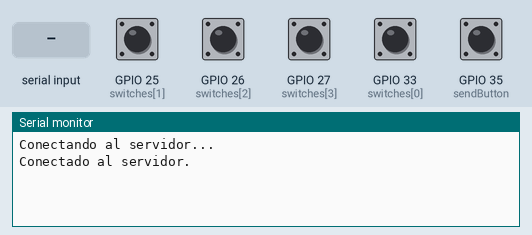
Bench run of a sketch on a simulated ESP32. Parts: the last lines printed to the serial monitor. The test bench sets the inputs (shaded band); at power-on: GPIO 25 (switches[1]), GPIO 26 (switches[2]), GPIO 27 (switches[3]), GPIO 33 (switches[0]), GPIO 35 (sendButton) LOW. Nothing arrives over Bluetooth unless stated.

Above: at 1.2 s.
1.3 s: GPIO 35 (sendButton) pulled HIGH for 0.15 s
At 2.5 s:
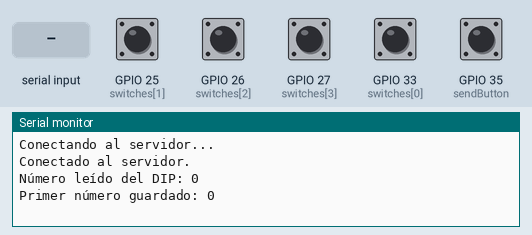
2.9 s: "1\n" received over the second serial link
At 4.1 s:
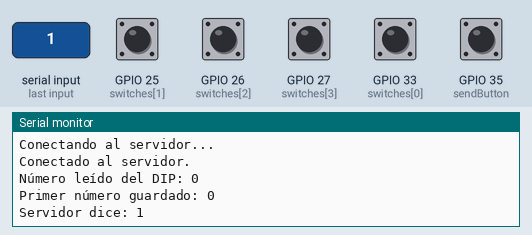
4.4 s: GPIO 35 (sendButton) pulled HIGH for 1 s
At 5.5 s:
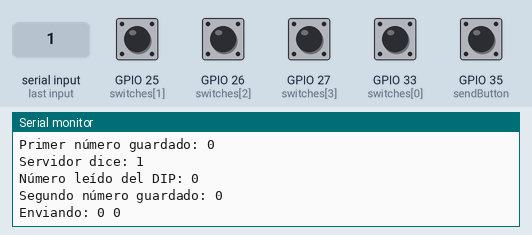
6.9 s: "0\n" received over the second serial link
At 7.7 s:
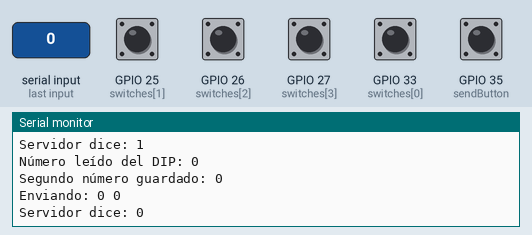

The sketch:

Cliente.ino
```cpp
#include <BluetoothSerial.h>
BluetoothSerial SerialBT;

// Pines: [MSB, ..., LSB]
const int switches[4] = {33, 25, 26, 27};
const int sendButton = 35;

int numCount = 0;
int num1 = -1;
int num2 = -1;
bool prevSendState = false;

uint8_t serverMAC[6] = { 0xD4, 0x8C, 0x49, 0xE3, 0x92, 0xC6 }; // tu MAC

void setup() {
  Serial.begin(115200);

  // Activar modo cliente (true)
  SerialBT.begin("ESP32_Client", true);
  Serial.println("Conectando al servidor...");

  if (SerialBT.connect(serverMAC, 1)) { // ← Asegúrate que esta sea la MAC real del servidor
    Serial.println("Conectado al servidor.");
  } else {
    Serial.println("No se pudo conectar al servidor.");
  }

  for (int i = 0; i <= 3; i++) {
    pinMode(switches[i], INPUT_PULLDOWN);
  }
  pinMode(sendButton, INPUT_PULLDOWN);
}

void loop() {
  if (!SerialBT.connected()) {
    Serial.println("No conectado. Reintenta manualmente o reinicia.");
    delay(1000);
    return;
  }

  bool currentSend = digitalRead(sendButton);

  // Detectar flanco de subida (LOW → HIGH)
  if (currentSend && !prevSendState) {
    int val = 0;

    // Leer switches (MSB a LSB)
    for (int i = 0; i < 4; i++) {
      int bit = digitalRead(switches[i]); // Negamos porque INPUT_PULLUP
      val |= (bit << (3 - i));
    }

    Serial.print("Número leído del DIP: ");
    Serial.println(val);

    if (numCount == 0) {
      num1 = val;
      numCount = 1;
      Serial.print("Primer número guardado: ");
      Serial.println(num1);
    } else if (numCount == 1) {
      num2 = val;
      numCount = 0; // Listos para reiniciar

      Serial.print("Segundo número guardado: ");
      Serial.println(num2);

      // Enviar al servidor
      Serial.print("Enviando: ");
      Serial.print(num1);
      Serial.print(" ");
      Serial.println(num2);

      SerialBT.print(num1);
      SerialBT.print(" ");
      SerialBT.println(num2);
    }
  }

  // Leer mensaje del servidor (opcional)
  if (SerialBT.available()) {
    String msg = SerialBT.readStringUntil('\n');
    Serial.println("Servidor dice: " + msg);
  }

  prevSendState = currentSend;
  delay(50); // Pausa para evitar rebotes y lecturas excesivas
}
```

Measured:
- after the input at 1.3 s, the serial monitor: prints a new line at once (image 1)
- after the input at 2.9 s, the serial monitor: prints a new line at once (image 2)
- after the input at 4.4 s, the serial monitor: prints a new line at once (image 3)
- after the input at 6.9 s, the serial monitor: prints a new line at once (image 4)
